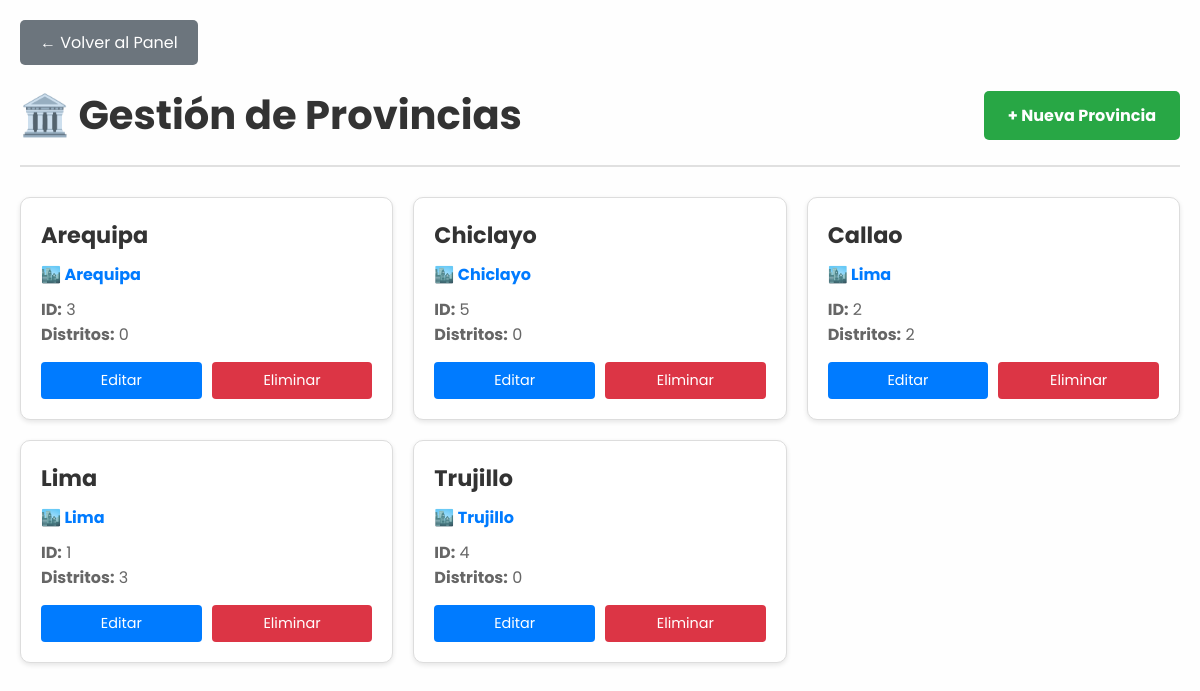
/admin/provincias/index.php (signed in), run on the app's committed database.
### tables this page shows
CREATE TABLE IF NOT EXISTS `provincia` (
  `ID_PROVINCIA` INT NOT NULL AUTO_INCREMENT,
  `NOMBRE` VARCHAR(45) NOT NULL,
  `ID_CIUDAD` INT NOT NULL,
  PRIMARY KEY (`ID_PROVINCIA`),
  INDEX `fk_provincia_ciudad_idx` (`ID_CIUDAD` ASC),
  CONSTRAINT `fk_provincia_ciudad`
    FOREIGN KEY (`ID_CIUDAD`)
    REFERENCES `ciudad` (`ID_CIUDAD`)
    ON DELETE NO ACTION
    ON UPDATE NO ACTION);

CREATE TABLE IF NOT EXISTS `ciudad` (
  `ID_CIUDAD` INT NOT NULL AUTO_INCREMENT,
  `NOMBRE` VARCHAR(45) NOT NULL,
  PRIMARY KEY (`ID_CIUDAD`),
  UNIQUE INDEX `NOMBRE_UNIQUE` (`NOMBRE` ASC));

### admin/provincias/index.php (the view, shortened to what this page needs)
<?php
$conexion = getConnection();
$query = "SELECT p.*, c.NOMBRE as CIUDAD_NOMBRE,
          (SELECT COUNT(*) FROM distrito WHERE ID_PROVINCIA = p.ID_PROVINCIA) as total_distritos
          FROM provincia p
          INNER JOIN ciudad c ON p.ID_CIUDAD = c.ID_CIUDAD
          ORDER BY c.NOMBRE, p.NOMBRE";
$result = $conexion->query($query);
?>
<!DOCTYPE html>
<html lang="es">
<head>
    <link rel="stylesheet" href="../../style.css">
</head>
<body>
    <div class="admin-container">
        <a href="../../plataforma.php" class="volver-btn">← Volver al Panel</a>
        <div class="admin-header">
            <h1 class="admin-title">🏛️ Gestión de Provincias</h1>
            <a href="registrar.php" class="btn-nuevo">+ Nueva Provincia</a>
        </div>
        <div class="provincias-grid">
            <?php if ($result->num_rows > 0): ?>
                <?php while ($provincia = $result->fetch_assoc()): ?>
                    <div class="provincia-card">
                        <div class="provincia-nombre"><?php echo htmlspecialchars($provincia['NOMBRE']); ?></div>
                        <div class="provincia-ciudad">🏙️ <?php echo htmlspecialchars($provincia['CIUDAD_NOMBRE']); ?></div>
                        <div class="provincia-info">
                            <strong>ID:</strong> <?php echo $provincia['ID_PROVINCIA']; ?><br>
                            <strong>Distritos:</strong> <?php echo $provincia['total_distritos']; ?>
                        </div>
                        <div class="provincia-acciones">
                            <a href="editar.php?id=<?php echo $provincia['ID_PROVINCIA']; ?>" class="btn-editar">Editar</a>
                            <a href="index.php?eliminar=<?php echo $provincia['ID_PROVINCIA']; ?>"
                               class="btn-eliminar"
                               onclick="return confirm('¿Estás seguro de que quieres eliminar esta provincia?')">Eliminar</a>
                        </div>
                    </div>
                <?php endwhile; ?>
            <?php endif; ?>
        </div>
    </div>
</body>
</html>

### style.css (style rules this page uses)
* { margin: 0; padding: 0; box-sizing: border-box; text-decoration: none; list-style: none; }
html { scroll-behavior: smooth; }
body { font-family: 'poppins', sans-serif; background-color: #fefefe; }

### admin/provincias/index.php (style rules this page uses)
.admin-container { max-width: 1200px; margin: 0 auto; padding: 20px; }
.admin-header { display: flex; justify-content: space-between; align-items: center; margin-bottom: 30px; padding-bottom: 20px; border-bottom: 2px solid #e0e0e0; }
.admin-title { font-size: 2.5em; color: #333; margin: 0; }
.btn-nuevo { background: #28a745; color: white; padding: 12px 24px; text-decoration: none; border-radius: 5px; font-weight: bold; transition: background 0.3s; }
.provincias-grid { display: grid; grid-template-columns: repeat(auto-fill, minmax(350px, 1fr)); gap: 20px; margin-top: 20px; }
.provincia-card { background: white; border: 1px solid #ddd; border-radius: 10px; padding: 20px; box-shadow: 0 2px 5px rgba(0,0,0,0.1); transition: transform 0.2s, box-shadow 0.2s; }
.provincia-nombre { font-size: 1.4em; font-weight: bold; color: #333; margin-bottom: 10px; }
.provincia-ciudad { color: #007bff; font-weight: bold; margin-bottom: 10px; }
.provincia-info { color: #666; margin-bottom: 15px; }
.provincia-acciones { display: flex; gap: 10px; margin-top: 15px; }
.btn-editar { background: #007bff; color: white; padding: 8px 16px; text-decoration: none; border-radius: 4px; font-size: 0.9em; flex: 1; text-align: center; }
.btn-eliminar { background: #dc3545; color: white; padding: 8px 16px; text-decoration: none; border-radius: 4px; font-size: 0.9em; flex: 1; text-align: center; }
.volver-btn { background: #6c757d; color: white; padding: 10px 20px; text-decoration: none; border-radius: 5px; margin-bottom: 20px; display: inline-block; }

### data on the page
provincia: NOMBRE "Arequipa", ID_CIUDAD.NOMBRE "Arequipa", ID_PROVINCIA "3", total_distritos "0"
provincia: NOMBRE "Chiclayo", ID_CIUDAD.NOMBRE "Chiclayo", ID_PROVINCIA "5", total_distritos "0"
provincia: NOMBRE "Callao", ID_CIUDAD.NOMBRE "Lima", ID_PROVINCIA "2", total_distritos "2"
provincia: NOMBRE "Lima", ID_CIUDAD.NOMBRE "Lima", ID_PROVINCIA "1", total_distritos "3"
provincia: NOMBRE "Trujillo", ID_CIUDAD.NOMBRE "Trujillo", ID_PROVINCIA "4", total_distritos "0"
